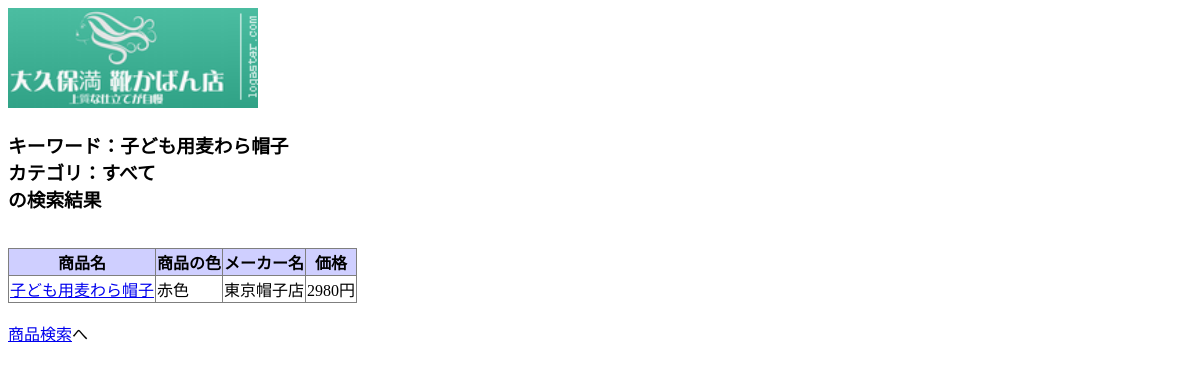
The page /searchResult.php?keyword=子ども用麦わら帽子 on the database its author committed.
### tables this page shows
CREATE TABLE items (
    item_id     INTEGER         AUTO_INCREMENT PRIMARY KEY,
    name        VARCHAR(128)    NOT NULL,
    manufacturer VARCHAR(32),
    category_id INTEGER         NOT NULL,
    color       VARCHAR(16),
    price       INTEGER         NOT NULL DEFAULT 0,
    stock       INTEGER         NOT NULL DEFAULT 0,
    recommended BOOLEAN         NOT NULL DEFAULT FALSE,
    FOREIGN KEY (category_id) REFERENCES categories (category_id)
);

### searchResult.php (the view, shortened to what this page needs)
<?php
function h($str)
{
    return htmlspecialchars($str, ENT_QUOTES, 'UTF-8');
}
$req_keyword = $_GET['keyword'];
$req_category = $_GET['category'];
switch ($req_category) {
    default:
        $category[$req_category] = 'すべて';
        break;
}
$conn = mysqli_connect('localhost', 'root', 'P@ssw0rd', 'ecsite');
mysqli_set_charset($conn, 'utf8');
$sql = 'SELECT item_id, name, manufacturer, color, price FROM items WHERE 1 = 1';
if (isset($req_keyword) && $req_keyword !== "") {
    $sql .= ' AND name LIKE \'%' . addcslashes($req_keyword, '\_%') . '%\'';
}
$query_result = mysqli_query($conn, $sql);
$result = array();
while ($row = mysqli_fetch_assoc($query_result)) {
    array_push($result, $row);
}
?>
<!DOCTYPE html>
<html lang="ja">
<head>
<link rel="stylesheet" type="text/css" href="style.css" />
</head>
<body>
	<img border="0" src="3_White_logo_on_color1_181x73.png" width="250"
		height="100" alt="大久保満 靴かばん店">
	<h3>
        キーワード：<?php echo h(($req_keyword!=='')?$req_keyword:'なし')?><br />
        カテゴリ：<?php echo h($category[$req_category])?><br /> の検索結果
	</h3>
	<br />
    <?php
if (! empty($result)) {
        echo "<table>\n";
        echo "    <tr>\n";
        echo "        <th>商品名</th>\n";
        echo "        <th>商品の色</th>\n";
        echo "        <th>メーカー名</th>\n";
        echo "        <th>価格</th>\n";
        echo "    </tr>\n";
        foreach ($result as $row) {
            echo "    <tr>\n";
            echo "        <td><a href=\"itemDetail.php?item_id=" . h($row['item_id']) . "\">" . h($row['name']) . "</a></td>\n";
            echo "        <td>" . h($row['color']) . "</td>\n";
            echo "        <td>" . h($row['manufacturer']) . "</td>\n";
            echo "        <td>" . h($row['price']) . "円</td>\n";
            echo "    </tr>\n";
        }
        echo "</table>\n";
    } else {
        echo "<p>検索条件に合う商品はありません。</p>\n";
    }
    ?>
    <br />
	<a href="index.php">商品検索</a>へ
	<br />
</body>
</html>

### style.css (style rules this page uses)
table { border: 1px #7f7f7f solid; border-collapse: collapse; }
th { background-color: #cfcfff; text-align: center; border: 1px #7f7f7f solid; }
td { background-color: #ffffff; text-align: left; border: 1px #7f7f7f solid; }

### rows shown on the page
items: name "子ども用麦わら帽子", color "赤色", manufacturer "東京帽子店", price "2980"

### other values the page prints
$category[$req_category] "すべて"
